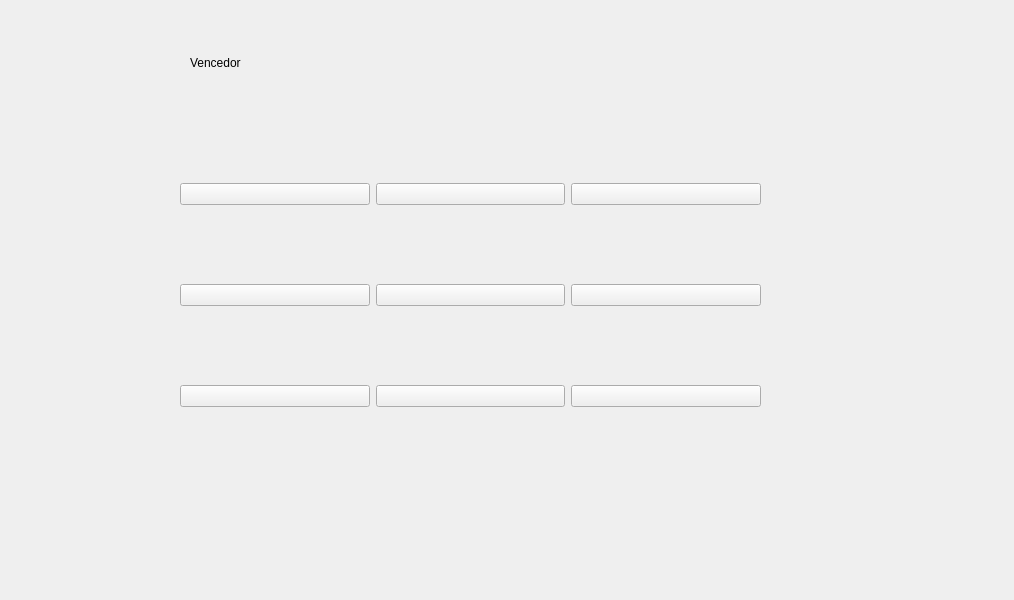
<?xml version="1.0" encoding="UTF-8"?>
<ui version="4.0">
 <class>MainWindow</class>
 <widget class="QMainWindow" name="MainWindow">
  <property name="geometry">
   <rect>
    <x>0</x>
    <y>0</y>
    <width>1014</width>
    <height>600</height>
   </rect>
  </property>
  <property name="windowTitle">
   <string>MainWindow</string>
  </property>
  <widget class="QWidget" name="centralwidget">
   <widget class="QWidget" name="gridLayoutWidget">
    <property name="geometry">
     <rect>
      <x>180</x>
      <y>110</y>
      <width>581</width>
      <height>371</height>
     </rect>
    </property>
    <layout class="QGridLayout" name="gridLayout">
     <item row="2" column="1">
      <widget class="QPushButton" name="pushButton_2">
       <property name="text">
        <string/>
       </property>
      </widget>
     </item>
     <item row="1" column="1">
      <widget class="QPushButton" name="pushButton_3">
       <property name="text">
        <string/>
       </property>
      </widget>
     </item>
     <item row="1" column="2">
      <widget class="QPushButton" name="pushButton_4">
       <property name="text">
        <string/>
       </property>
      </widget>
     </item>
     <item row="1" column="0">
      <widget class="QPushButton" name="pushButton_5">
       <property name="text">
        <string/>
       </property>
      </widget>
     </item>
     <item row="0" column="0">
      <widget class="QPushButton" name="pushButton_6">
       <property name="text">
        <string/>
       </property>
      </widget>
     </item>
     <item row="0" column="1">
      <widget class="QPushButton" name="pushButton_7">
       <property name="text">
        <string/>
       </property>
      </widget>
     </item>
     <item row="0" column="2">
      <widget class="QPushButton" name="pushButton_8">
       <property name="text">
        <string/>
       </property>
      </widget>
     </item>
     <item row="2" column="0">
      <widget class="QPushButton" name="pushButton_9">
       <property name="text">
        <string/>
       </property>
      </widget>
     </item>
     <item row="2" column="2">
      <widget class="QPushButton" name="pushButton">
       <property name="text">
        <string/>
       </property>
      </widget>
     </item>
    </layout>
   </widget>
   <widget class="QLabel" name="label">
    <property name="geometry">
     <rect>
      <x>190</x>
      <y>53</y>
      <width>541</width>
      <height>20</height>
     </rect>
    </property>
    <property name="text">
     <string>Vencedor</string>
    </property>
   </widget>
  </widget>
 </widget>
 <resources/>
 <connections/>
</ui>
